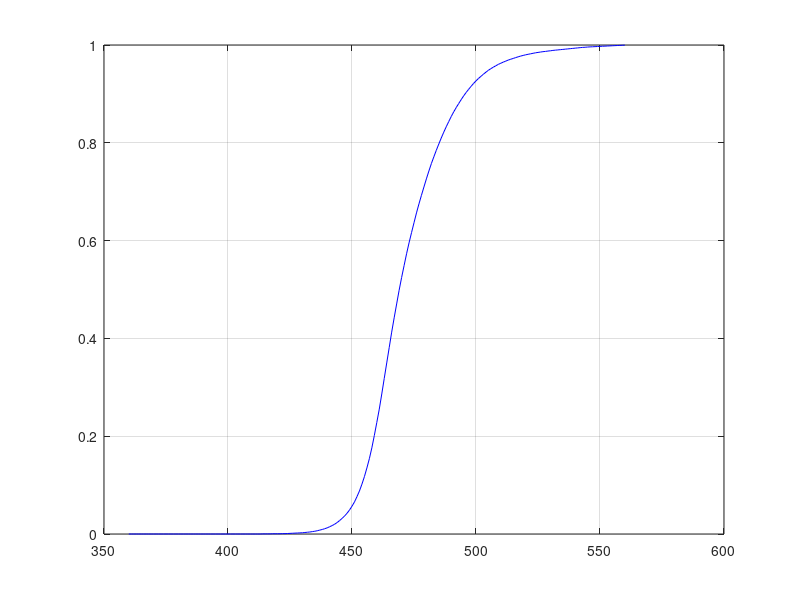
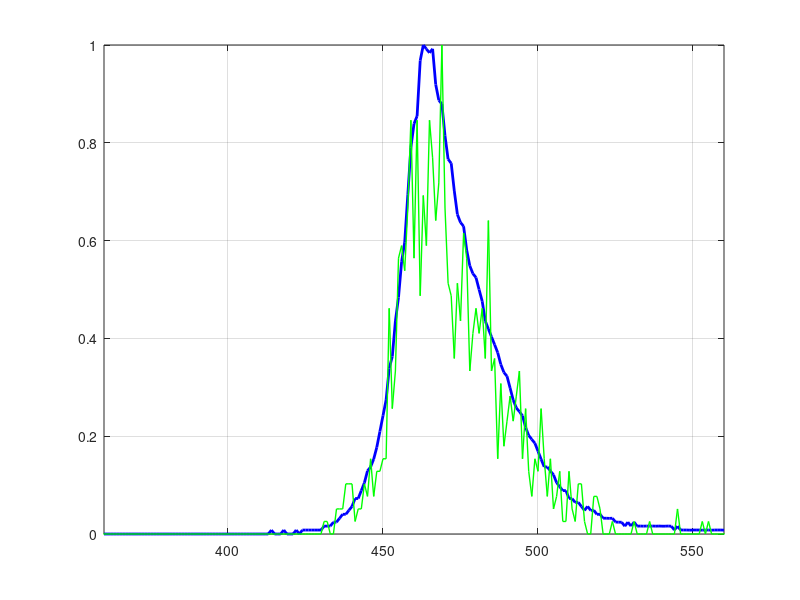

Here is the MATLAB script that generated these plots, in order:
clear; clc; close all;
A=zeros(2500,1);
b=A;
a=A;
b_sumulated=A;

 A=dlmread('BLUE_LED_emission.txt');
 i=1:2500;
pause(0.1);
hold off
for i=2:2400   
a(i)=A(i-1); 
b(i)=a(i)-a(i-1);
end;
i=360:560;
figure(1)
 plot(i,a(i),'b');
 grid on;
 figure(2)
 plot(i,1000*b(i)/31.89,'b','LineWidth',2);
%  sdfcgv
 grid on;
 hold on
  for k=1:1000
     k
     %%%%%%%%%% opredelenie lyambda %%%%%%%%%%%
  qq=rand; 
  lyamb=2500;
for i=1:1000
    if qq<=a(i)      
        lyamb=i;
        break;
    end
end
b_sumulated(lyamb)=b_sumulated(lyamb)+1;
  end
  

  sum=0;
for i=1:1000
  sum=sum+b_sumulated(i);
end

 for i=1:1000
   b_sumulated(i)=b_sumulated(i)/sum;  
 end
 hold on 
%   i=400:500;
% %  plot(i,1000*b_sumulated(i),'m.','LineWidth',1,...
% %                 'MarkerEdgeColor','m',...
% %                 'MarkerFaceColor','m',...
% %                 'MarkerSize',15);
%  grid on;
 
 nuqta_fotonlar_soni_max=1000;
% axis equal
sp=zeros(1,2500);
s=zeros(1,nuqta_fotonlar_soni_max);


for ti=2: nuqta_fotonlar_soni_max
    
    tasodifiy_son=rand;
    for i=2:2500
        if tasodifiy_son<=A(i-1)
            ftu=i;  % ftu - fotoning to'lqin uzunligi deganini bildiradi
            break;
        end
    end
    sp(ftu)=sp(ftu)+1;
    s(1,ti)=ftu;
end


plot(sp/max(sp), 'g','LineWidth',1)
grid on
xlim([360 560])
